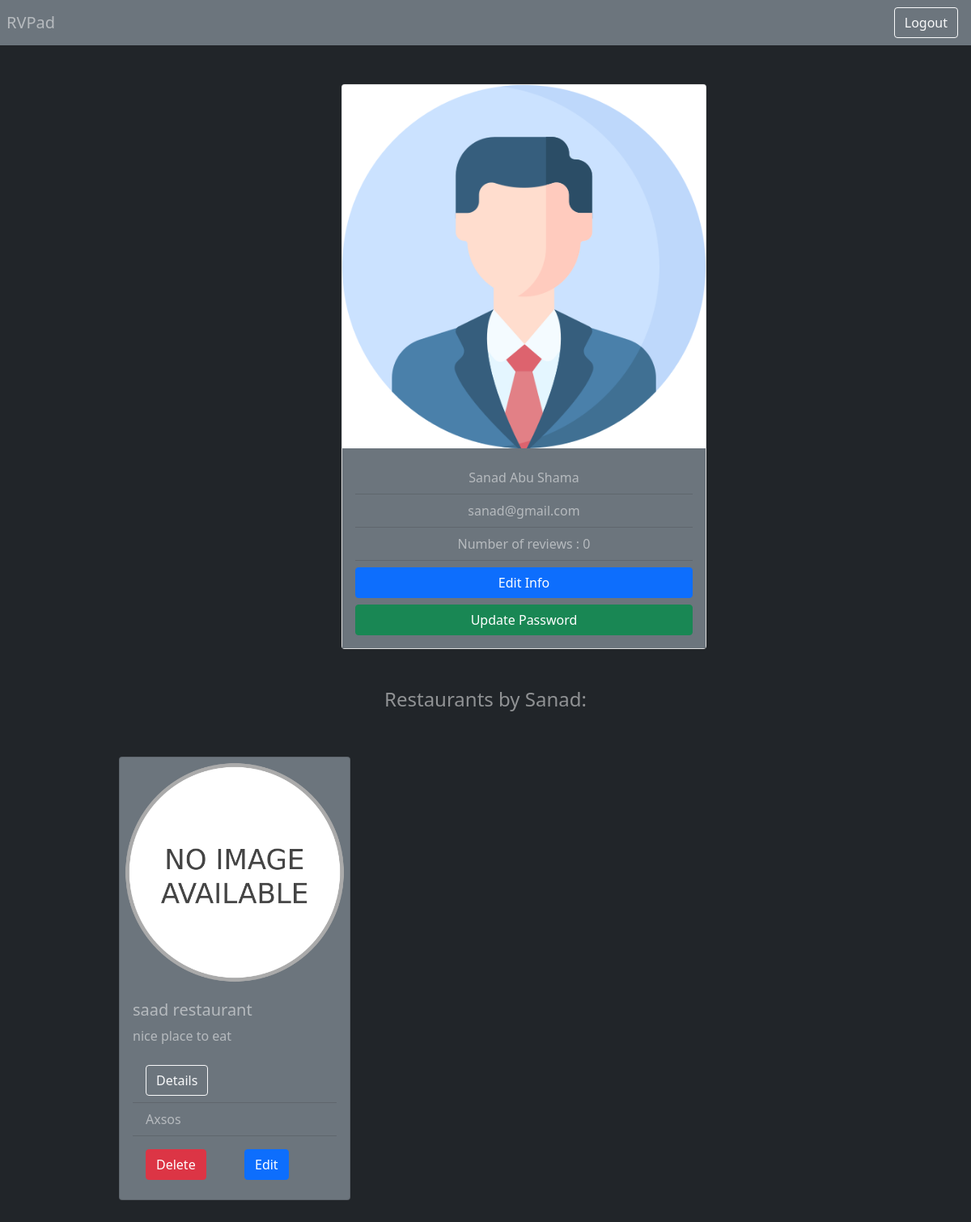
/rvpad/users/9 (signed in), run on the app's committed database.
### login_registration_app/models.py (models this page shows, shortened)
class User(models.Model):
    first_name = models.CharField(max_length=255)
    last_name = models.CharField(max_length=255)
    email = models.CharField(max_length=255)
    password = models.CharField(max_length=255)
    image = models.ImageField(
        upload_to='images/', default='/static/imgs/user.png')
    created_at = models.DateTimeField(auto_now_add=True)
    updated_at = models.DateTimeField(auto_now=True)
    objects = UserManager()

### rvpad_app/models.py (models this page shows, shortened)
class Restaurant(models.Model):
    name = models.CharField(max_length=255)
    description = models.TextField()
    location = models.CharField(max_length=255)
    image = models.ImageField(
        upload_to='images/', default='/static/imgs/no_image.png')
    posted_by = models.ForeignKey(
        User, related_name="restaurants", on_delete=models.CASCADE)
    created_at = models.DateTimeField(auto_now_add=True)
    updated_at = models.DateTimeField(auto_now=True)
    objects = RestaurantManager()

### rvpad_app/views.py (the view)
# urls.py: path('users/<int:user_id>', views.user_profile),
def user_profile(request, user_id):
    if 'userid' in request.session:
        user = User.objects.get(id=user_id)
        reviews = user.reviews.all()
        context = {
            'user': user,
            'num_reviews': len(reviews)
        }
        return render(request, 'user_prof.html', context)
    else:
        return redirect('/login_register')

### rvpad_app/templates/user_prof.html (shortened to what this page needs)
<!DOCTYPE html>
<html lang="en">
  <head>
  </head>
  <link
    href="https://cdn.jsdelivr.net/npm/bootstrap@5.1.3/dist/css/bootstrap.min.css"
    rel="stylesheet"
  />
  <body class="bg-dark text-white-50">
    <nav class="navbar navbar-light bg-secondary justify-content-between px-2">
      <a href="/" class="navbar-brand mr-8 text-white-50">RVPad</a>
      <a href="/logout" class="btn btn-outline-light my-2 my-sm-0 ms-auto me-2"
        >Logout</a
      >
    </nav>
    <div class="container">
    <div class="row my-5">
      <div class="col-md-5 offset-md-4 text-center col-10 offset-1">
        <div class="card">
          <img src="{{user.image.url}}" class="card-img-top" alt="imgg" />
          <div class="card-body bg-secondary">
            <ul class="list-group list-group-flush">
              <li class="list-group-item bg-secondary text-white-50">
                {{user.first_name}} {{user.last_name}}
              </li>
              <li class="list-group-item bg-secondary text-white-50">
                {{user.email}}
              </li>
              <li class="list-group-item bg-secondary text-white-50">
                Number of reviews : {{num_reviews}}
              </li>
               <a
              class="btn btn-primary mt-2"
              href="/rvpad/users/edit/{{user.id}}"
              >Edit Info</a
            >
               <a
              class="btn btn-success mt-2"
              href="/rvpad/users/edit_password"
              >Update Password</a
            >
            </ul>
          </div>
        </div>
      </div>
    </div>
    <div class="container">
      <div class="row">
        <div class="col-6 offset-3 text-center">
          <h4>Restaurants by {{user.first_name}}:</h4>
        </div>
      </div>
      <div class="row mt-5 mb-5">
        <div class="col-lg-10 offset-lg-1 col-12">
          <div class="row row-cols-1 row-cols-md-3 row-cols-sm-2 g-4">
            {%for rest in user.restaurants.all%}
            <div class="col">
              <div class="card h-100 bg-secondary">
                <img
                  src="{{rest.image.url}}"
                  class="card-img-top h-75"
                  alt="Restaurant Image"
                />
                <div class="card-body">
                  <h5 class="card-title">{{rest.name}}</h5>
                  <p class="card-text">{{rest.description}}</p>
                  <ul class="list-group list-group-flush">
                    <li class="list-group-item bg-secondary text-white-50">
                      <a
                        href="/rvpad/restaurants/{{rest.id}}"
                        class="btn btn-outline-light"
                        >Details</a
                      >
                    </li>
                    <li class="list-group-item bg-secondary text-white-50">
                      {{rest.location}}
                    </li>
                    <li class="list-group-item bg-secondary text-white-50">
                      <div class="row">
                        <div class="col mt-2">
                          <a
                            class="btn btn-danger float-end float-sm-none"
                            href="/rvpad/restaurants/delete/{{rest.id}}"
                            >Delete</a
                          >
                        </div>
                        <div class="col mt-2">
                          <a
                            class="btn btn-primary"
                            href="/rvpad/restaurants/edit/{{rest.id}}"
                            >Edit</a
                          >
                        </div>
                      </div>
                    </li>
                  </ul>
                </div>
              </div>
            </div>
            {%endfor%}
          </div>
        </div>
      </div>
    </div>
  </div>
  </body>
</html>

### data on the page
User: image (placeholder picture), first_name "Sanad", last_name "Abu Shama", email "sanad@gmail.com"
Restaurant: image (placeholder picture), name "saad restaurant", description "nice place to eat", location "Axsos"

### other printed values
{{ num_reviews }} "0"
